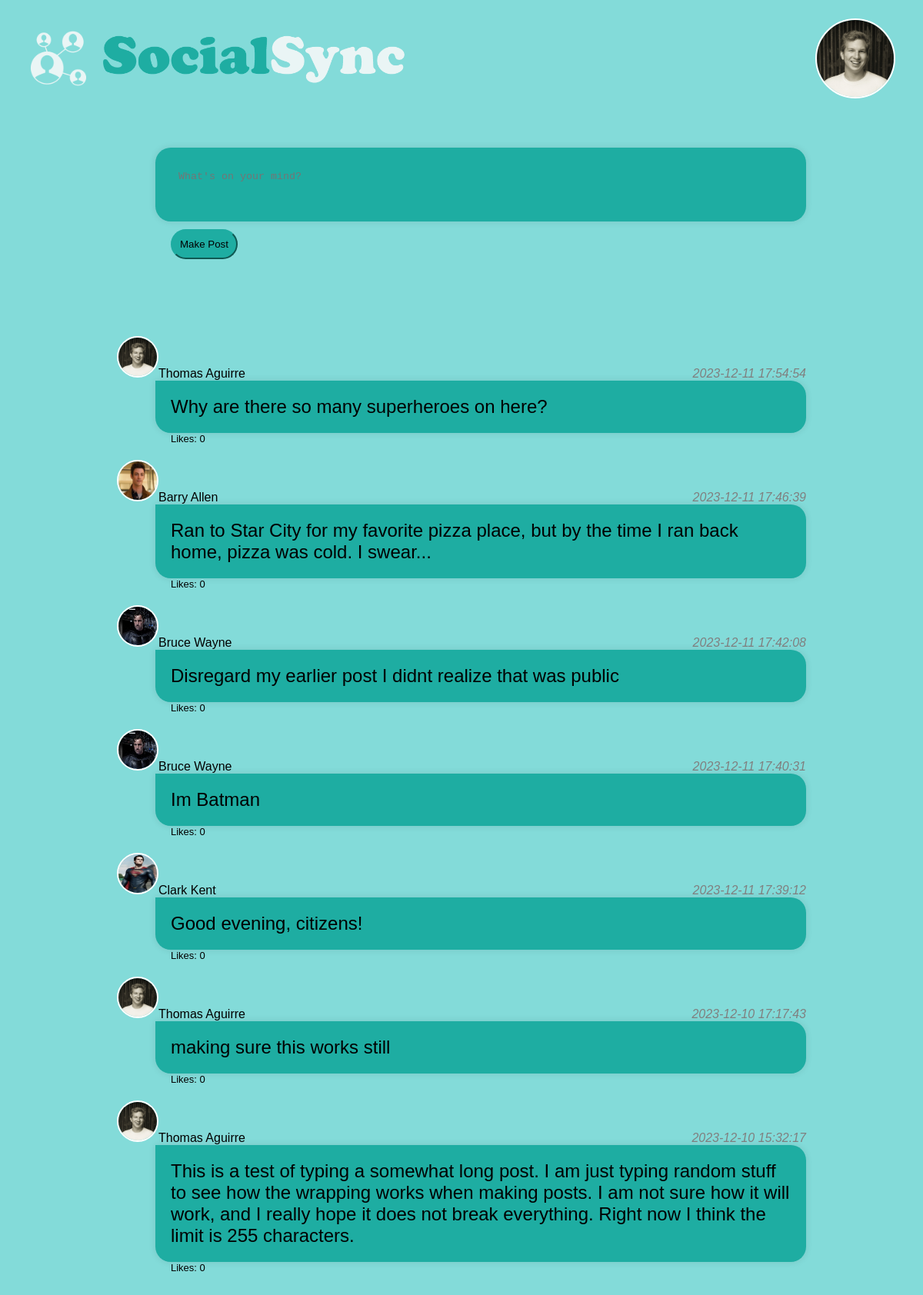
The page /site.php (signed in) on the database its author committed.
### tables this page shows
CREATE TABLE `Post` (
  `PostID` int NOT NULL AUTO_INCREMENT,
  `UserID` int DEFAULT NULL,
  `Content` varchar(255) DEFAULT NULL,
  `PostDate` datetime DEFAULT NULL,
  `Likes` int DEFAULT NULL,
  PRIMARY KEY (`PostID`),
  KEY `UserID` (`UserID`),
  CONSTRAINT `Post_ibfk_1` FOREIGN KEY (`UserID`) REFERENCES `User` (`UserID`)
);

CREATE TABLE `User` (
  `UserID` int NOT NULL AUTO_INCREMENT,
  `Username` varchar(255) DEFAULT NULL,
  `Email` varchar(255) DEFAULT NULL,
  `Password` varchar(255) DEFAULT NULL,
  `FirstName` varchar(255) DEFAULT NULL,
  `LastName` varchar(255) DEFAULT NULL,
  `DOB` date DEFAULT NULL,
  `PFP` varchar(255) DEFAULT NULL,
  `Location` varchar(255) DEFAULT NULL,
  `Bio` text,
  `Registered` date DEFAULT NULL,
  `Skill1` varchar(20) DEFAULT NULL,
  `Skill2` varchar(20) DEFAULT NULL,
  `Skill3` varchar(20) DEFAULT NULL,
  `Trait1` varchar(20) DEFAULT NULL,
  `Trait2` varchar(20) DEFAULT NULL,
  `Trait3` varchar(20) DEFAULT NULL,
  `Goal1` varchar(255) DEFAULT NULL,
  `Goal2` varchar(255) DEFAULT NULL,
  PRIMARY KEY (`UserID`)
);

### back-end/get-posts.php (the view, shortened to what this page needs)
<?php
include($_SERVER['DOCUMENT_ROOT'].'/back-end/db.php');
if(isset($calluser)) {
    $selectQuery = "SELECT
                        P.Content,
                        P.PostDate,
                        P.Likes,
                        U.UserID,
                        U.FirstName,
                        U.LastName,
                        U.PFP
                    FROM
                        socialsync.Post P
                    JOIN
                        socialsync.User U ON P.UserID = U.UserID
                    WHERE P.UserID = $calluser
                    ORDER BY
                        P.PostDate DESC";
    unset($calluser);
}
else {
    $selectQuery = "SELECT
                        P.Content,
                        P.PostDate,
                        P.Likes,
                        U.UserID,
                        U.FirstName,
                        U.LastName,
                        U.PFP
                    FROM
                        socialsync.Post P
                    JOIN
                        socialsync.User U ON P.UserID = U.UserID
                    ORDER BY
                        P.PostDate DESC";
}
$result = $conn->query($selectQuery);
if ($result->num_rows > 0) {
    echo '<div class="post-container">';
    while ($row = $result->fetch_assoc()) {
        echo '<div class="post">';
        echo '<div class="post-heading">';
        echo '<a style="text-decoration:none;color:inherit" href="profile.php?user='.$row['UserID'].'">';
        echo '<img src="./assets/user/' . $row['PFP'] . '" alt="Profile Picture" class="profile-image small">';
        echo "<p>" . $row['FirstName'] . " " . $row['LastName'];
        echo '</a>';
        echo '<div class="post-date">';
        echo "<p>" . $row['PostDate'] . "</p>";
        echo "</div>";
        echo "</div>";
        echo '<div class="post-content">';
        echo "<p>" . $row['Content'] . "</p>";
        echo "</div>";
        echo '<div class="post-footer">';
        echo "<p>Likes: " . $row['Likes'] . "</p>";
        echo "</div>";
        echo "</div>";
    }
    echo "</div>";
} else {
    echo "No posts found.";
}
?>

### site.css (style rules this page uses)
body, html { height: 100%; margin: 0; padding: 0; }
body { font-family: Arial, sans-serif; background-color: #83dbd9; }
.post-container { margin: 20px; padding: 20px; border-radius: 8px; }
.post { display: flex; flex-direction: column; margin-bottom: 20px; padding-right: 10%; padding-left: 10%; }
.post-heading { display: flex; flex-direction: row; align-items: flex-end; }
.post-date { color: gray; font-style: italic; margin-left: auto; }
.post-content { background-color: #1eada2; padding: 20px; margin-left: 50px; border-radius: 0px 20px 20px 20px; box-shadow: 0 0 10px rgba(0, 0, 0, 0.1); font-size: x-large; }
.post-footer { display: flex; flex-direction: row; margin-left: 70px; font-size: small; }
.post p { margin: 0; }
.profile-image { overflow: hidden; border-radius: 50%; border: 2px solid #fff; }
.profile-image.small { width: 50px; height: 50px; }

### rows shown on the page
post: UserID.PFP (picture), UserID.FirstName "Thomas", UserID.LastName "Aguirre", PostDate "2023-12-11 17:54:54", Content "Why are there so many superheroes on here?", Likes "0"
post: UserID.PFP (picture), UserID.FirstName "Barry", UserID.LastName "Allen", PostDate "2023-12-11 17:46:39", Content "Ran to Star City for my favorite pizza place, but by the time I ran back home, pizza was cold. I swear...", Likes "0"
post: UserID.PFP (picture), UserID.FirstName "Bruce", UserID.LastName "Wayne", PostDate "2023-12-11 17:42:08", Content "Disregard my earlier post I didnt realize that was public", Likes "0"
post: UserID.PFP (picture), UserID.FirstName "Bruce", UserID.LastName "Wayne", PostDate "2023-12-11 17:40:31", Content "Im Batman", Likes "0"
post: UserID.PFP (picture), UserID.FirstName "Clark", UserID.LastName "Kent", PostDate "2023-12-11 17:39:12", Content "Good evening, citizens!", Likes "0"
post: UserID.PFP (picture), UserID.FirstName "Thomas", UserID.LastName "Aguirre", PostDate "2023-12-10 17:17:43", Content "making sure this works still", Likes "0"
post: UserID.PFP (picture), UserID.FirstName "Thomas", UserID.LastName "Aguirre", PostDate "2023-12-10 15:32:17", Content "This is a test of typing a somewhat long post. I am just typing random stuff to see how the wrapping works when making posts. I am not sure how it will work, and I really hope it does not break everything. Right now I think the limit is 255 characters.", Likes "0"
